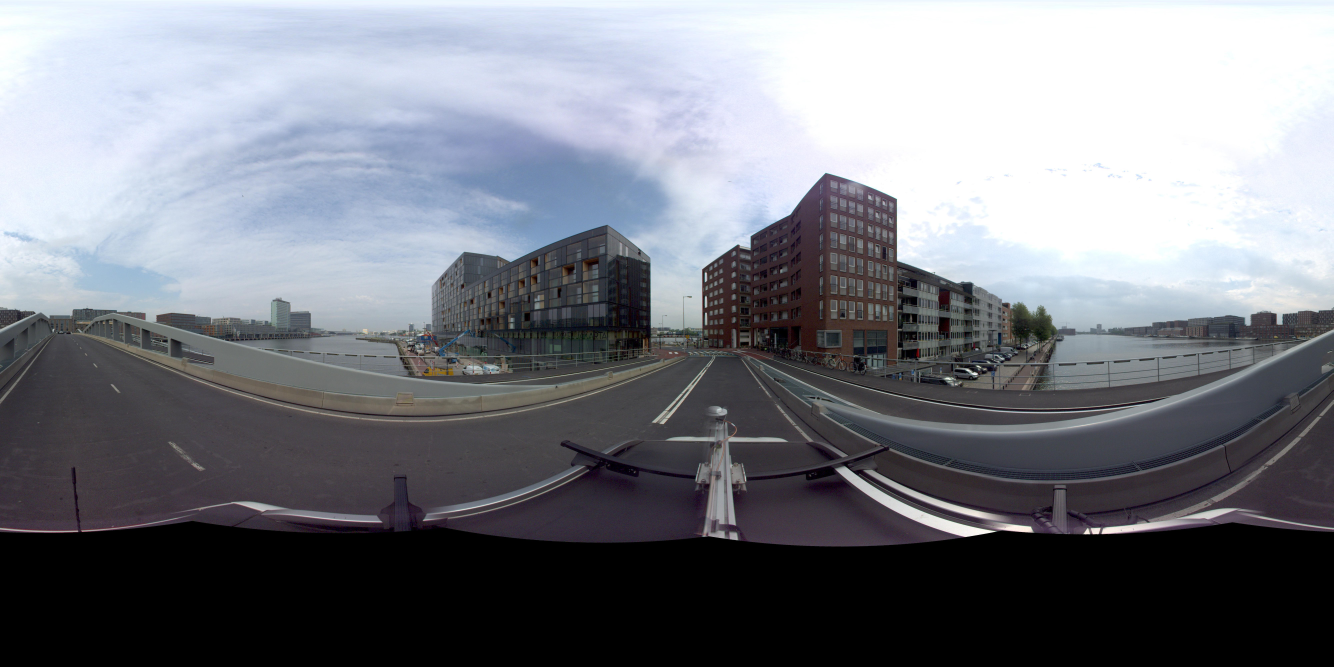
#> input picture src/input/TMX7316010203-000724_pano_0000_000057.jpg, 8000 x 4000 px (shown at 1/6 size)
$ python obj0363100012143961.py
#> lines starting #> are read from the running program, lines starting #| are printed output that depends on the picture
### src/texture.py
from PIL import Image
from numpy import linspace, float64, meshgrid

from array_image import get_as_rgb_array, sample_rgb_array_image_as_array
from array_math import get_vector, cartesian2cylindrical

SOURCE_WIDTH = 8000  # pixels
PANO_ASPECT = 2  # width over height
PANO_HEIGHT = SOURCE_WIDTH / PANO_ASPECT


def extract_texture(obj, pov, input_filename, output_filename, output_resolution):
    """ Extract the texture of a 3D plane from a panorama image

    :param obj: a 3D plane, an array of 4 3D points (x, y, z): [left-top, right-top, right-bottom, left-bottom]
    :param pov: a 3D point, center of the panorama
    :param input_filename: filename of the panorama
    :param output_filename: target filename of the texture
    :param output_resolution: target resolution (x, y) of the texture
    """

    left_top_x = obj[0][0]
    right_bottom_x = obj[2][0]

    left_top_y = obj[0][1]
    right_bottom_y = obj[2][1]

    left_top_z = obj[0][2]
    right_bottom_z = obj[2][2]

    nx, ny = output_resolution
    x = linspace(left_top_x, right_bottom_x, nx, dtype=float64)
    y = linspace(left_top_y, right_bottom_y, nx, dtype=float64)
    z = linspace(left_top_z, right_bottom_z, ny, dtype=float64)

    gevel_x, _ = meshgrid(x, z)
    gevel_y, gevel_z = meshgrid(y, z)

    vector_x, vector_y, vector_z = get_vector((gevel_x, gevel_y, gevel_z), pov)

    image_x, image_y = cartesian2cylindrical((vector_y, vector_x, vector_z), source_width=SOURCE_WIDTH,
                                             source_height=PANO_HEIGHT, r_is_1=False)
#> in extract_texture, source_file is the input picture: PIL image 8000x4000 RGB; mean R, G, B 121, 123.5, 130.8

    source_file = Image.open(input_filename)
    source_rgb_array = get_as_rgb_array(source_file)

    image = sample_rgb_array_image_as_array((image_x, image_y), source_rgb_array)
#> in sample_rgb_array_image_as_array, `x = coordinates[0]`:
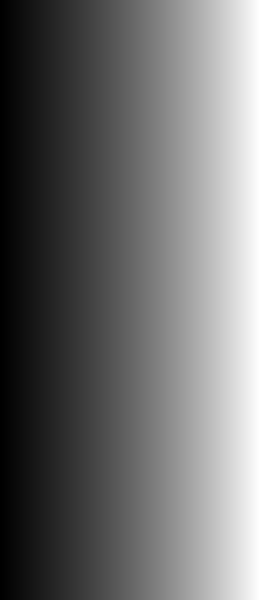
#> x: shape (600, 260) float64; min 4756.1, max 4965.9, mean 4846.6; drawn with min black and max white
#> in sample_rgb_array_image_as_array, `y = coordinates[1]`:
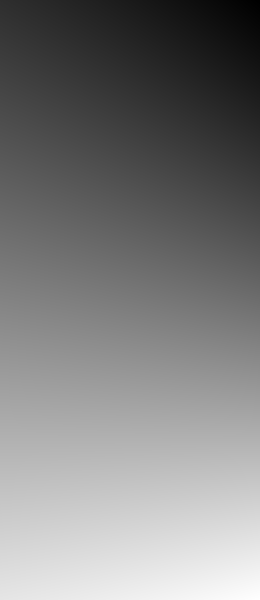
#> y: shape (600, 260) float64; min 1040.6, max 2418.6, mean 1720.8; drawn with min black and max white
#> in sample_rgb_array_image_as_array, `return dstack((r, g, b))`:
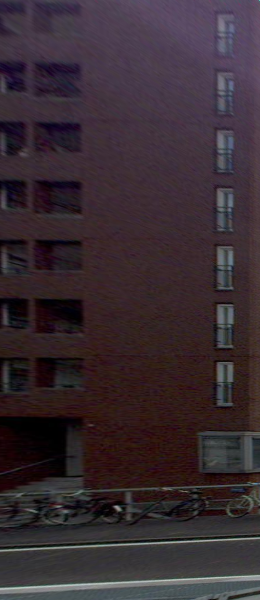
#> returned value: shape (600, 260, 3) int32; mean of channels 0, 1, 2 55.9, 43.8, 50.1; drawn as R, G, B
#> in sample_rgb_array_image_as_array (call 2), `x = coordinates[0]`:
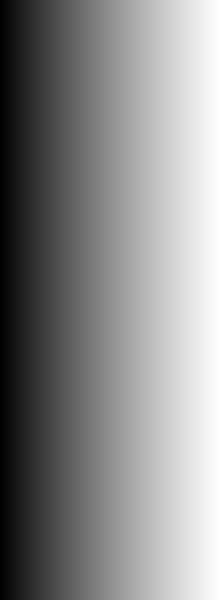
#> x: shape (600, 220) float64; min 4965.9, max 5380.4, mean 5190.4; drawn with min black and max white
#> in sample_rgb_array_image_as_array (call 2), `y = coordinates[1]`:
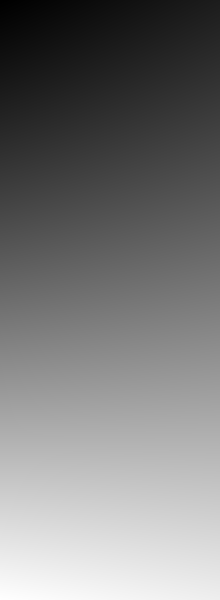
#> y: shape (600, 220) float64; min 1040.6, max 2418.6, mean 1698; drawn with min black and max white
#> in sample_rgb_array_image_as_array (call 2), `return dstack((r, g, b))`:
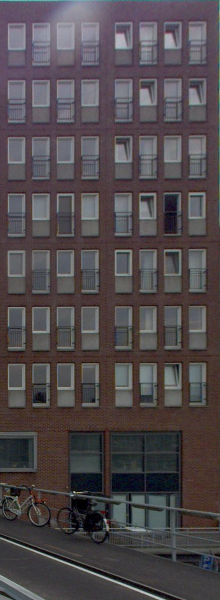
#> returned value: shape (600, 220, 3) int32; mean of channels 0, 1, 2 80.1, 73.5, 76.6; drawn as R, G, B

    image_file = Image.fromarray(image.astype('uint8'), 'RGB')

    image_file.save(output_filename, 'jpeg')


def stitch_texture(target, sources):
    """Stitches multiple images horizontally

    :param target: target image file name
    :param sources: array of images, left to right, to stitch. Formatted like: (filename, (size_x, size_y))
    """
#> called with target = 'obj_output/0363100012143961.jpg'

    result_width = 0
    result_height = 0
    for source in sources:
        result_width = result_width + source[1][0]
        result_height = max(result_height, source[1][1])

    width_index = 0
    result = Image.new('RGB', (result_width, result_height))
#> result: PIL image 480x600 RGB; every value is 0
    for source in sources:
        image = Image.open(source[0])
        result.paste(im=image, box=(width_index, 0))
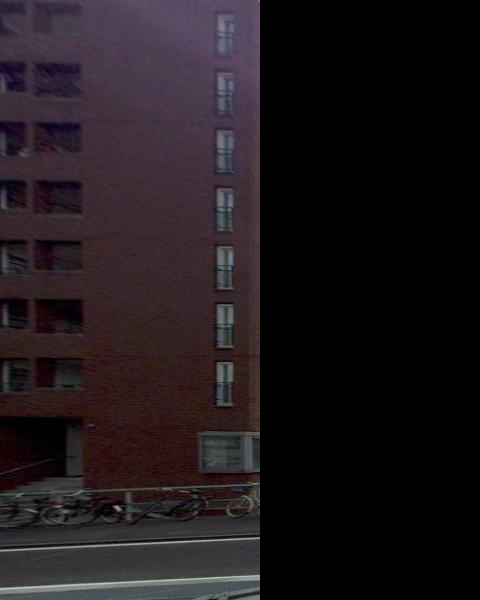
#> result: PIL image 480x600 RGB; mean R, G, B 30.3, 23.7, 27.1
        width_index = width_index + source[1][0]

    result.save(target, 'jpeg')

### src/array_image.py
from numpy import squeeze, dsplit, asarray, dstack, array
from scipy.ndimage import map_coordinates


def get_as_rgb_array(image_file):
    """
    Gets the raw image prepared for calculations.

    :param image_file: loaded image file
    :return: scipy image array, an array of three color channels
    """
    # read image as numpy rgb image array
    panorama_array_image = asarray(image_file, dtype="int32")
    # split image in the 3 RGB channels
    return squeeze(dsplit(panorama_array_image, 3))


def sample_rgb_array_image_as_array(coordinates, rgb_array):
    """
    Resampling of the source image

    :param coordinates: meshgrid of numpy arrays where eacht target coordinate is mapped to a coordinateset
    of the source
    :param rgb_array: the source image as a scipy rgb array representation
    :return: the sampled target image as a scipy rgb array representation
    """
    x = coordinates[0]
    y = coordinates[1]

    # resample each channel of the source image
    #   (this needs to be done 'per channel' because otherwise the map_coordinates method
    #    works on the wrong dimension: in rgb_array_images from numpy.assarray(image) the
    #    first dimension is the channel (r, g and b), and 2nd and 3rd dimensions are y and x,
    #    but map_coordinates expects the the coordinates to map to to be 1st and 2nd, therefore
    #    we extract each channel, so that y and x become 1st and 2nd array), after resampling
    #    we stack the three channels on top of each other, to restore the rgb image array

    r = map_coordinates(rgb_array[0], [y, x], order=1)
    g = map_coordinates(rgb_array[1], [y, x], order=1)
    b = map_coordinates(rgb_array[2], [y, x], order=1)

    # merge channels
    return dstack((r, g, b))

# [38 lines left out: function sample_rgb_array_image_as_array_multi, not called in this run]

### src/array_math.py
from numpy.core.umath import sqrt, square, arccos, arctan2, mod, pi


def get_vector(to_point, from_point):
    """Calculate a 3D vector from from_point to to_point,
    also works on numpy 2D arrays of points


    :param to_point: 3d tuple of the point the vector will point to
    :param from_point: 3d tuple of the point the vector will point from
    :return: 3D tuple of the vector
    """

    return to_point[0] - from_point[0], \
           to_point[1] - from_point[1], \
           to_point[2] - from_point[2]


# [14 lines left out: function get_cartesian_vector_from_rd, not called in this run]


def cartesian2cylindrical(vector, source_width, source_height, r_is_1=True):
    """Calculates the location on a equirectangular plane of a vector,
    Will work with numpy's 2D arrays of points

    :param vector: 3d tuple of the point the vector
    :param source_width: width and
    :param source_height:     height of the equirectangular image
    :param r_is_1: boolean, denoting if vectors are normalized to 1 (default=True)
    :return: 3D tuple of the coordinates of the vector on the equirectangular plane
    """

    middle = source_width / 2

    x = vector[0]
    y = vector[1]
    z = vector[2]

    r = 1 if r_is_1 else sqrt(square(x) + square(y) + square(z))
    theta = arccos(z / r)
    phi = arctan2(y, x)

    x1 = mod(middle + middle * phi / pi, source_width - 1)
    y1 = source_height * theta / pi

    return x1, y1


# [10 lines left out: function uvmap, not called in this run]

### src/obj0363100012143961.py
from texture import extract_texture, stitch_texture

pand_0363100012143961 = {
    "gevel0": [
        (123412.58, 488027.02, 30),
        (123408.85, 488014.62, 30),
        (123408.85, 488014.62, 0),
        (123412.58, 488027.02, 0),
    ],
    "gevel1": [
        (123408.85, 488014.62, 30),
        (123419.35, 488011.69, 30),
        (123419.35, 488011.69, 0),
        (123408.85, 488014.62, 0),
    ]
}

resolutie0 = (260, 600)
resolutie1 = (220, 600)

fotopunt = (123392.719592802, 487997.60068834, 8)
input_filename = "input/TMX7316010203-000724_pano_0000_000057.jpg"

extract_texture(pand_0363100012143961["gevel0"], fotopunt, input_filename, "obj_output/0363100012143961_gevel0.jpg",
                resolutie0)
extract_texture(pand_0363100012143961["gevel1"], fotopunt, input_filename, "obj_output/0363100012143961_gevel1.jpg",
                resolutie1)

stitch_texture("obj_output/0363100012143961.jpg", [("obj_output/0363100012143961_gevel0.jpg", resolutie0),
                                                   ("obj_output/0363100012143961_gevel1.jpg", resolutie1)])
